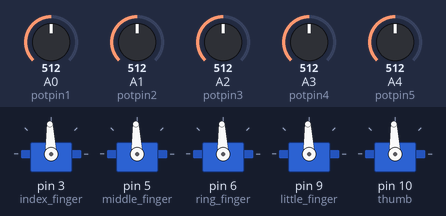
Simulated run of this sketch. Board: Arduino Uno, built with avr-gcc and run on an emulated ATmega328P. On the bench: 5 × servo. Inputs (shaded band) come from the test bench; at power-on: A0 (potpin1) = 512, A1 (potpin2) = 512, A2 (potpin3) = 512, A3 (potpin4) = 512, A4 (potpin5) = 512.

Above: at 1.2 s.
1.3 s: A0 (potpin1) set to 716
At 2.4 s:
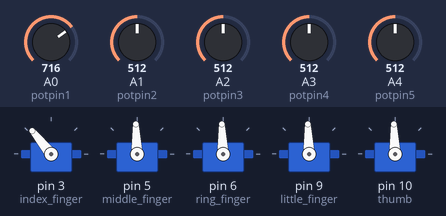
2.8 s: A1 (potpin2) set to 716
At 3.6 s:
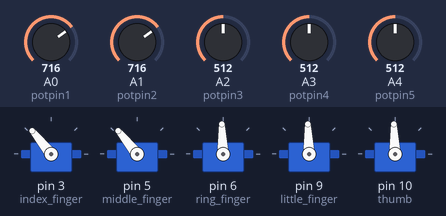
4.3 s: A2 (potpin3) set to 716
At 4.7 s:
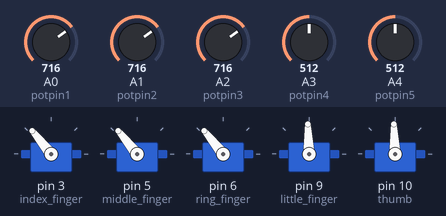
5.8 s: A3 (potpin4) set to 716
At 7.0 s:
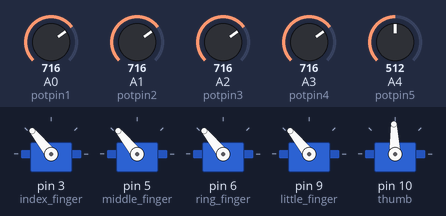
7.3 s: A4 (potpin5) set to 716
At 8.2 s:
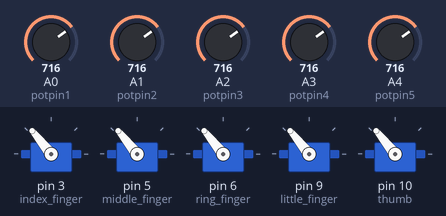
8.8 s: A0 (potpin1) set to 992
At 9.3 s:
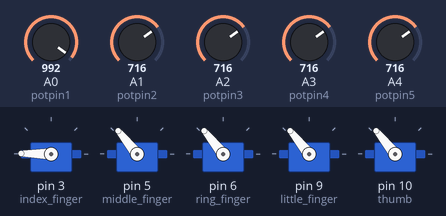
Timing chart, 0 to 11.3 s (numbered marks = the images above; inputs shaded):
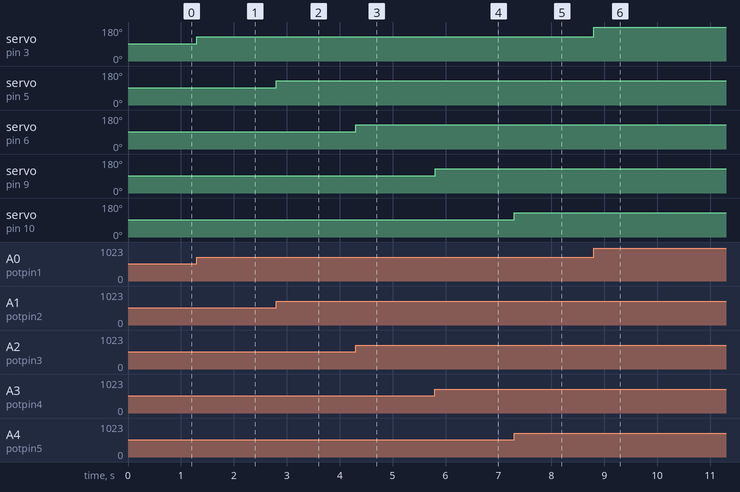

The sketch:

Finger_Movement.ino
```cpp
#include <Servo.h>
//Declaring Variables for servo motors, potentiometers and the value from the potentiometer
Servo index_finger;
int potpin1 = 0;
int val1;
Servo middle_finger;
int potpin2 = 1;
int val2;
Servo ring_finger;
int potpin3 = 2;
int val3;
Servo little_finger;
int potpin4 = 3;
int val4;
Servo thumb;
int potpin5 = 4;
int val5;
void setup()
{
  index_finger.attach(3);
  middle_finger.attach(5);
  ring_finger.attach(6);
  little_finger.attach(9);
  thumb.attach(10);
}

void loop()
{
  //Mapping the servo motor motion according to the voltage value from potentiometer and achieve accurate angle movement
  val1 = analogRead(potpin1);
  val1 = map(val1, 0, 1023, 0, 185 );
  index_finger.write(val1);
  val2 = analogRead(potpin2);
  val2 = map(val2, 0, 1023, 0, 185 );
  middle_finger.write(val2);
  val3 = analogRead(potpin3);
  val3 = map(val3, 0, 1023, 0, 185 );
  ring_finger.write(val3);
  val4 = analogRead(potpin4);
  val4 = map(val4, 0, 1023, 0, 185 );
  little_finger.write(val4);
  val5 = analogRead(potpin5);
  val5 = map(val5, 0, 1023, 0, 185 );
  thumb.write(val5);

}
```

Measured:
- after the input at 1.3 s, servo on pin 3 (index_finger): 92° → 129° at once
- after the input at 2.8 s, servo on pin 5 (middle_finger): 92° → 129° at once
- after the input at 4.3 s, servo on pin 6 (ring_finger): 92° → 129° at once
- after the input at 5.8 s, servo on pin 9 (little_finger): 92° → 129° at once
- after the input at 7.3 s, servo on pin 10 (thumb): 92° → 129° at once
- after the input at 8.8 s, servo on pin 3 (index_finger): 129° → 179° at once
